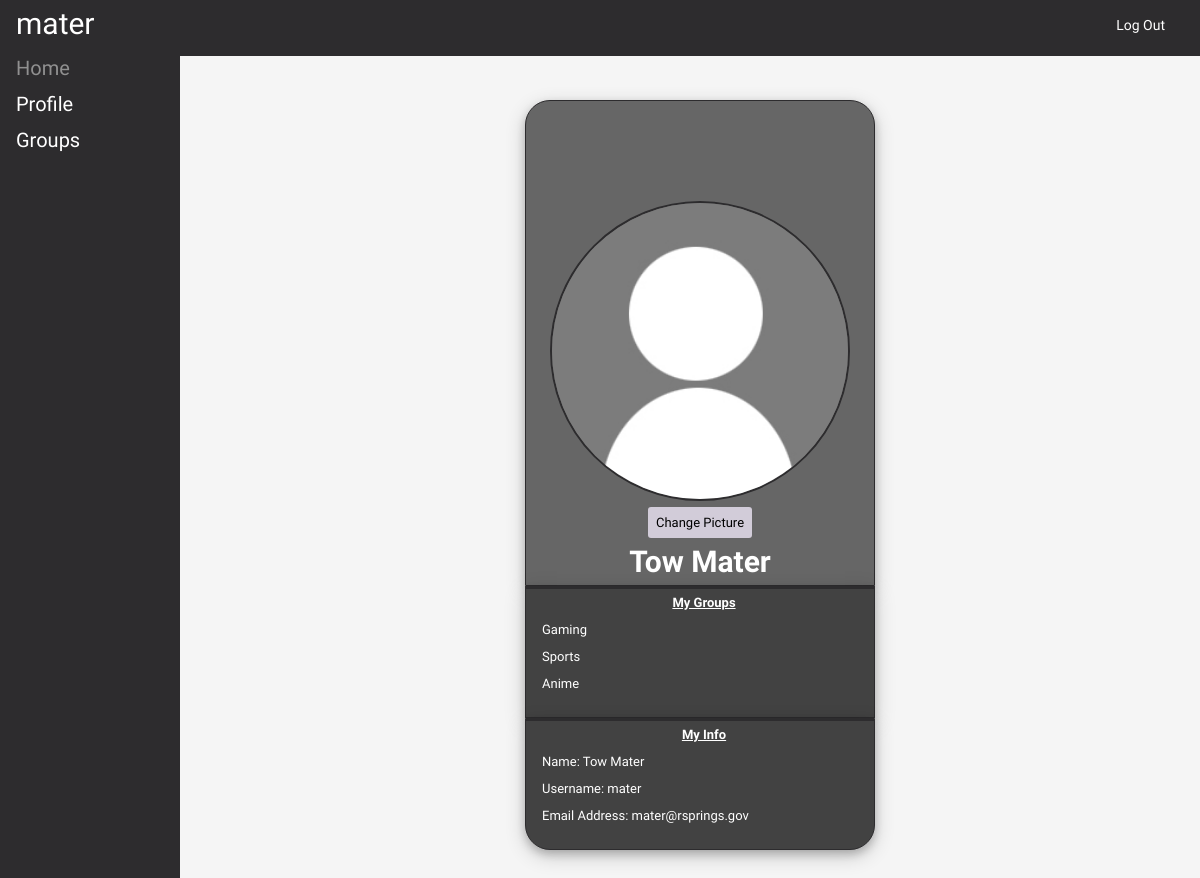
The app's page /profile.php (signed in) with its own data.
### tables this page shows
CREATE TABLE `users` (
  `id` int(10) UNSIGNED NOT NULL,
  `fname` varchar(50) NOT NULL,
  `lname` varchar(50) NOT NULL,
  `password` varchar(60) NOT NULL,
  `email` varchar(50) NOT NULL,
  `username` varchar(50) NOT NULL,
  `img` varchar(580) NOT NULL
);

CREATE TABLE `groups` (
  `group_id` int(10) UNSIGNED NOT NULL,
  `group_name` varchar(50) NOT NULL,
  `type` varchar(10) NOT NULL,
  `owner_id` int(10) UNSIGNED NOT NULL
);

### profile.php (the view, shortened to what this page needs)
<?php
	include ('connection.php');
	$userEmail = $_SESSION['email'];
	$queryID = "SELECT id FROM users WHERE email = " . "'$userEmail';";
	$userEmail = $conn->query($queryID);
	if ($userEmail->num_rows > 0) {
		while($row = $userEmail->fetch_assoc()) {
			$userID = $row['id'];
		}
	}
?>
<!doctype HTML>
<html>
	<head>
		<link rel="stylesheet" type="text/css" href="css/style.css">
	</head>
	<body>
		<div class="header">
			<?php
				echo "<div id='logo'>";
					echo $_SESSION['username'];
				echo "</div>";
			?>
			<div class="menu">
				<ul>
					<li><a href="loggedout.php">Log Out</a></li>
				</ul>
			</div>
		</div>
		<div class="sidemenu">
			<ul>
				<li class="active"><a href="home.php">Home</a></li>
			</ul>
			<ul>
				<li><a href="profile.php">Profile</a></li>
			</ul>
			<ul id="submenu">
				<li>
					<span>Groups</span>
				</li>
			</ul>
		</div>
		<div class="profile_pos">
		<div class="profile">
			<center>
                <?php
					$result_img = mysqli_query($conn,"SELECT * FROM users WHERE username ='" . $_SESSION['username'] . "'");
					while($row_img = mysqli_fetch_assoc($result_img)){
							if($row_img['img'] == ''){
									echo "<img id='avatar' width='300' height='300' src='uploads/profiledefault.png' alt='Default Profile Pic'>";
							} else {
									echo "<img id='avatar' width='300' height='300' src='uploads/".$row_img['img']."' alt='Profile Pic'>";
							}
							echo "<br>";
					}
                ?>
				<a href="#modal" class="modal-trigger">Change Picture</a>
				<b>
				<?php
					echo "<div id='pro_username'>";
						echo $_SESSION['fname'];
						echo " " . $_SESSION['lname'];
					echo "</div>";
				?>
				</b>
				</center>
			</div>
			<div class="pro_group">
				<div class="profile_underline"></div>
				<b><u><span align="center"> My Groups </span></u></b>
				<ul>
					<?php
						$queryGroups = "SELECT groups.group_id,groups.group_name FROM users, groups, group_users WHERE users.id = group_users.user_id AND groups.group_id = group_users.group_id AND users.id = " . "'$userID';";
						$userGroups = $conn->query($queryGroups);
						if ($userGroups->num_rows > 0) {
							while($row = $userGroups->fetch_assoc()) {
								if($row['group_id'] != 1) {
									echo "<span>"."<li>". $row['group_name'] . "</li>"."</span>";
								}
							}
						}
					?>
				</ul>
			</div>
			<div class="pro_info">
				<div class="profile_underline"></div>
				<b><u><span align="center"> My Info </span></u></b>
				<?php
						echo "<span>". "Name: ". $_SESSION['fname'] . " " . $_SESSION['lname']."</span>";
						echo "<span>". "Username: ". $_SESSION['username'] . "</span>";
						echo "<span>". "Email Address: ". $_SESSION['email'] . "</span>";
				?>
			</div>
		</div>
	</body>
</html>

### css/style.css (style rules this page uses)
* { margin: 0; padding: 0; }
html, body { font-family: 'Exo 2', sans-serif; height: 100%; width: 100%; background-color: whitesmoke; }
.header { position: fixed; top: 0; background-color: #2D2C2E; height: 56px; border-bottom: 0px; padding-left: auto; padding-right: auto; width: 100%; }
#logo { background-color: #2D2C2E; float: left; color: #FFFFFF; text-decoration: none; font-size: 30px; padding: 6px 8px 6px 16px; background-repeat: no-repeat; }
.menu { background-color: #2D2C2E; text-decoration: none; top: 0px; right: 0px; height: 37px; padding-top: 17px; padding-right: 25px; }
.menu ul { list-style-type: none; margin: 0; padding: 0; overflow: hidden; }
.menu a { float: right; color: #FFFFFF; text-decoration: none; font-size: 14px; background-repeat: no-repeat; padding-left: 10px; padding-right: 10px; }
.sidemenu { position: fixed; top: 50px; font-size: 20px; width: 15%; color: #FFFFFF; display: inline-block; background-color: #2D2C2E; height: 100%; }
.sidemenu ul { list-style-type: none; }
.sidemenu li a { display: block; padding: 6px 8px 6px 16px; text-decoration: none; color: #FFFFFF; }
span { display: block; padding: 6px 8px 6px 16px; text-decoration: none; }
#submenu span { cursor: pointer; }
li.active > a { color: #909090; }
.profile_pos { padding-left: 200px; }
.profile { margin: 0px auto; margin-top: 100px; padding-top: 100px; padding-bottom: 0px; width: 35%; background-color: #666; font-size: 13px; color: white; border: 1px solid #2D2C2E; border-radius: 25px 25px 0px 0px; box-shadow: 0 4px 8px 0 rgba(0, 0, 0, 0.2), 0 6px 20px 0 rgba(0, 0, 0, 0.19); }
.pro_group { margin: 0px auto; padding-left: 0px; padding-bottom: 20px; width: 35%; background-color: #424242; font-size: 13px; color: white; border: 1px solid #2D2C2E; box-shadow: 0 4px 8px 0 rgba(0, 0, 0, 0.2), 0 6px 20px 0 rgba(0, 0, 0, 0.19); }
.pro_group ul { list-style-type: none; }
.pro_info { margin: 0px auto; padding-top: 0px; padding-bottom: 20px; width: 35%; background-color: #424242; font-size: 13px; color: white; border: 1px solid #2D2C2E; border-radius: 0px 0px 25px 25px; box-shadow: 0 4px 8px 0 rgba(0, 0, 0, 0.2), 0 6px 20px 0 rgba(0, 0, 0, 0.19); }
#avatar { border: 2px solid #2D2C2E; border-radius: 50%; }
#pro_username { margin-top: 0px; background-color: #666; color: #FFFFFF; text-decoration: none; font-size: 30px; padding: 6px 8px 6px 8px; background-repeat: no-repeat; }
.profile_underline { padding-top: 1px; padding-bottom: 1px; width: 100%; background-color: #2D2C2E; color: white; }
*, *::after, *::before { box-sizing: border-box; }
.modal-trigger { text-decoration: none; padding: 8px; background: #D2CCD9; display:inline-block; border-radius: 3px; margin-top: 3px; color: black; }

### records on screen
groups: group_name "Gaming"
groups: group_name "Sports"
groups: group_name "Anime"

### other values on screen
$_SESSION['username'] "mater"
$_SESSION['fname'] "Tow"
$_SESSION['lname'] "Mater"
$_SESSION['email'] "mater@rsprings.gov"
